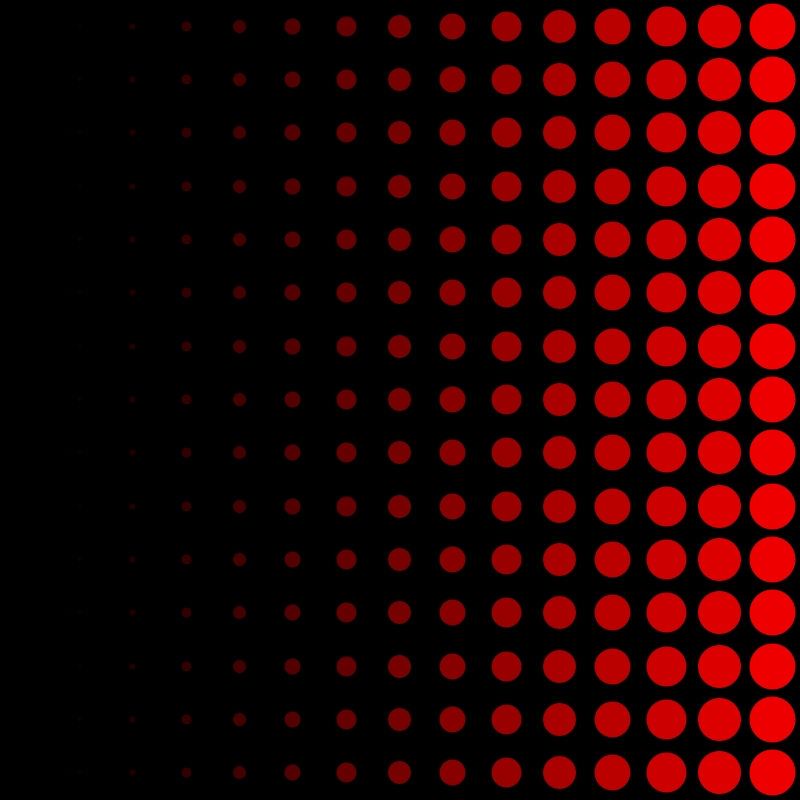
Frame 1 (no input)
Frame 60 (the mouse pressed at the canvas centre just before this capture): identical to frame 1, image omitted
Frame 120 (the mouse held since frame 60 and released just before this capture): identical to frame 1, image omitted

The Processing sketch that drew this single still picture (run headless with seeded random() and noise(); from frame 60 on, the mouse is pressed at the canvas centre):

// Processing sketch: sketch_10
// ── sketch_10.pde
/*
this sketch uses a 2d array of integers. 
looping through a set of nested loops, it 
fills every entry of the array with the same 
size of 15. in the draw loop, based on the 
size saved to the array, it sets the size of 
an ellipse being drawn.

change the sketch so that the circles gradually 
get bigger as the array loops through the 'i' 
dimension. make a second 2D array to hold color 
information and make a color gradient along the 
'i' dimension as well. you might want to map 
color for this. your sketch does not have to 
match exactly, but should have a similar 
gradient in size and color.
*/

int gridW = 15;
int gridH = 15;

int[][] sizes = new int[gridW][gridH];
float[][] colors = new float[gridW][gridH];

void setup() {
  size(800, 800);
  noStroke();
  for (int i = 0; i < gridW; i++) {
    for (int j = 0; j < gridH; j++) {
      sizes[i][j] = (int)map(i, 0, gridW, 0, 50);
      colors[i][j] = map(i, 0, gridW, 0, 255);
    }
  }
}

void draw() {
  background(0);
  for (int i = 0; i < gridW; i++) {
    for (int j = 0; j < gridH; j++) {

      float w = width/gridW;
      float h = height/gridH;
      float xPos = i * width/gridW + w/2;
      float yPos = j * height/gridH + h/2;
      fill(colors[i][j], 0, 0);
      ellipse(xPos, yPos, sizes[i][j], sizes[i][j]);
    }
  }
}
